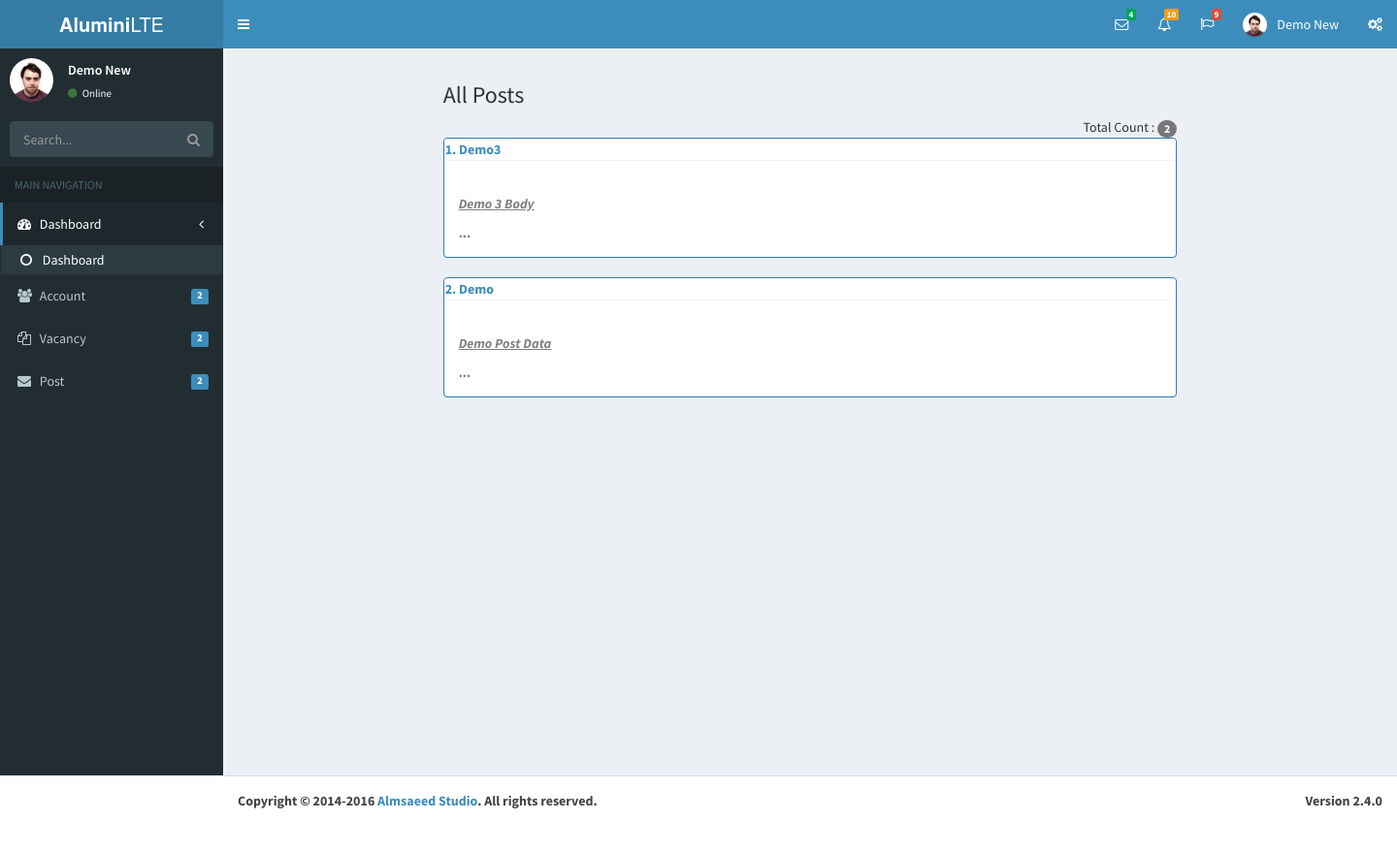
The page /posts.php (signed in) on the database its author committed.
### tables this page shows
CREATE TABLE `posts` (
  `id` int(15) NOT NULL,
  `title` varchar(250) NOT NULL,
  `body` text NOT NULL,
  `image` varchar(100) NOT NULL,
  `status` varchar(100) NOT NULL,
  `user_id` int(15) NOT NULL,
  `created_date` timestamp NOT NULL DEFAULT CURRENT_TIMESTAMP ON UPDATE CURRENT_TIMESTAMP
);

### posts.php (the view, shortened to what this page needs)
 <?php
include 'inc/config.php';
?>
 <?php
$sql = "SELECT * FROM posts ";
$sql .= " ORDER BY created_date DESC ";
$retval = mysqli_query($conn, $sql);
?>
<!DOCTYPE html>
<html>
<head>
	<?php include 'head.php';?>
</head>
<body class="hold-transition skin-blue sidebar-mini">
<div class="wrapper">
<?php include 'header.php';?>
  <?php include 'sidebar.php';?>
  <div class="content-wrapper">
<section class="content">
<div class="col-md-offset-2 col-md-8">
  <h3>All Posts</h3>
    <div class="pull-right">Total Count : <span class="badge"><?php print mysqli_num_rows($retval)?></span></div>
  </div>
  <hr>
  <?php $i = 1;while ($row = mysqli_fetch_assoc($retval)) {
    ?>
<div class="col-md-offset-2 col-md-8">
<div class="panel panel-primary bg-primary">
  <div class="panel panel-header bg-primary">
     <a href="viewp.php?pid=<?php print $row['id']; ?>"> <?php print '<b>' . $i . '. ' . $row['title'];?> </a>
  </div>
   <div class="panel-body" style="color: gray;">
    <?php print substr($row['body'],0,50).'...';?>
   </div>
 </div>
</div>
  <?php $i++;  } ?>
</div>
   </div>
<?php include 'footer.php';?>
</body>
</html>

### rows shown on the page
posts: title "Demo3", body "Demo 3 Body"
posts: title "Demo", body "Demo Post Data"

### other values the page prints
$_SESSION['username'] "Demo New"
mysqli_num_rows($retval) "2"
